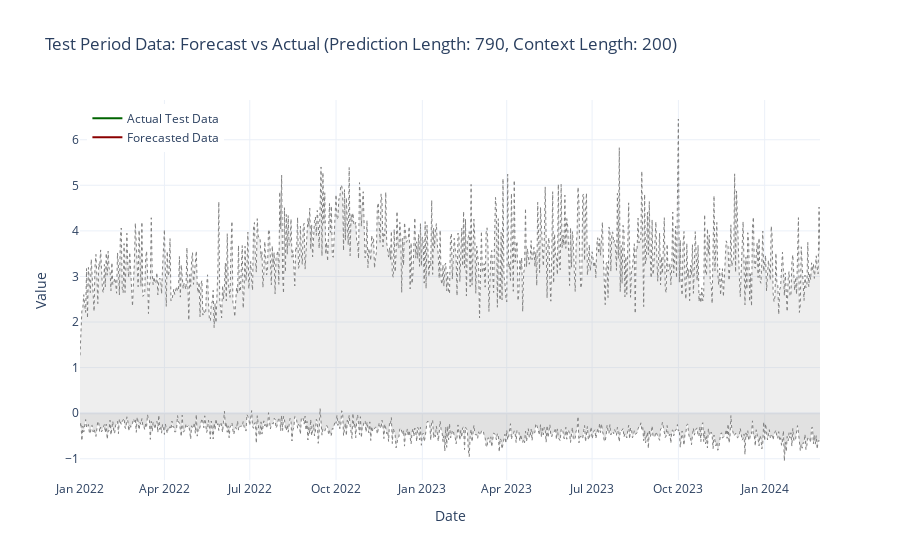

Notebook cell for this chart:
### Code cell
# Convert 'start' to a timestamp if necessary
start_date = inp['start'].to_timestamp() if hasattr(inp['start'], 'to_timestamp') else pd.Timestamp(inp['start'])

# Generate test period dates
test_start_date = pd.Timestamp(start_date) + pd.Timedelta(days=len(inp_values))
test_dates = pd.date_range(start=test_start_date, periods=PDT, freq='D')

# Confidence interval traces with reduced dominance
confidence_trace_upper = go.Scatter(
    x=test_dates,
    y=forecast.quantile(0.9).numpy() if torch.is_tensor(forecast.quantile(0.9)) else forecast.quantile(0.9),
    mode='lines',
    name='Confidence Interval Upper',
    line=dict(color='grey', width=1, dash='dot'),
    fill='tonexty',
    fillcolor='rgba(169, 169, 169, 0.2)',  # Light grey fill with reduced opacity
    showlegend=False
)

confidence_trace_lower = go.Scatter(
    x=test_dates,
    y=forecast.quantile(0.1).numpy() if torch.is_tensor(forecast.quantile(0.1)) else forecast.quantile(0.1),
    mode='lines',
    name='Confidence Interval Lower',
    line=dict(color='grey', width=1, dash='dot'),
    fill='tonexty',
    fillcolor='rgba(169, 169, 169, 0.2)',  # Light grey fill with reduced opacity
    showlegend=False
)

# Plotting with Plotly (focusing on the test period)
forecast_trace = go.Scatter(
    x=test_dates,
    y=forecast_values,
    mode='lines',
    name='Forecasted Data',
    line=dict(color='darkred', dash='solid')
)

label_trace = go.Scatter(
    x=test_dates,
    y=label_values,
    mode='lines',
    name='Actual Test Data',
    line=dict(color='darkgreen', dash='solid')
)

# Update layout for better visualization
layout = go.Layout(
    title=f"Test Period Data: Forecast vs Actual (Prediction Length: {PDT}, Context Length: {CTX})",
    xaxis=dict(title='Date', range=[test_dates[0], test_dates[-1]]),  # Set x-axis range to focus on the test period
    yaxis=dict(title='Value'),
    legend=dict(x=0.01, y=0.99),
    template='plotly_white',
)

# Ensure the actual and forecasted data are added last to bring them to the front
fig = go.Figure(data=[confidence_trace_lower, confidence_trace_upper, forecast_trace, label_trace], layout=layout)
fig.show()

### Figure 1 — Plotly figure (JSON) as saved in the notebook; plotly's stock layout.template omitted (floating-point values rounded to 4 significant figures; data arrays with more than 128 entries replaced by an {"elided": "..."} marker saying what was removed)
{"data": [{"fill": "tonexty", "fillcolor": "rgba(169, 169, 169, 0.2)", "line": {"color": "grey", "dash": "dot", "width": 1}, "mode": "lines", "name": "Confidence Interval Lower", "showlegend": false, "type": "scatter", "x": {"elided": "790 str values"}, "y": {"elided": "790 float values"}}, {"fill": "tonexty", "fillcolor": "rgba(169, 169, 169, 0.2)", "line": {"color": "grey", "dash": "dot", "width": 1}, "mode": "lines", "name": "Confidence Interval Upper", "showlegend": false, "type": "scatter", "x": {"elided": "790 str values"}, "y": {"elided": "790 float values"}}, {"line": {"color": "darkred", "dash": "solid"}, "mode": "lines", "name": "Forecasted Data", "type": "scatter", "x": {"elided": "790 str values"}, "y": {"elided": "790x1 float values"}}, {"line": {"color": "darkgreen", "dash": "solid"}, "mode": "lines", "name": "Actual Test Data", "type": "scatter", "x": {"elided": "790 str values"}, "y": {"elided": "790x1 float values"}}], "layout": {"legend": {"x": 0.01, "y": 0.99}, "title": {"text": "Test Period Data: Forecast vs Actual (Prediction Length: 790, Context Length: 200)"}, "xaxis": {"range": ["2022-01-01T00:00:00", "2024-02-29T00:00:00"], "title": {"text": "Date"}}, "yaxis": {"title": {"text": "Value"}}}}
